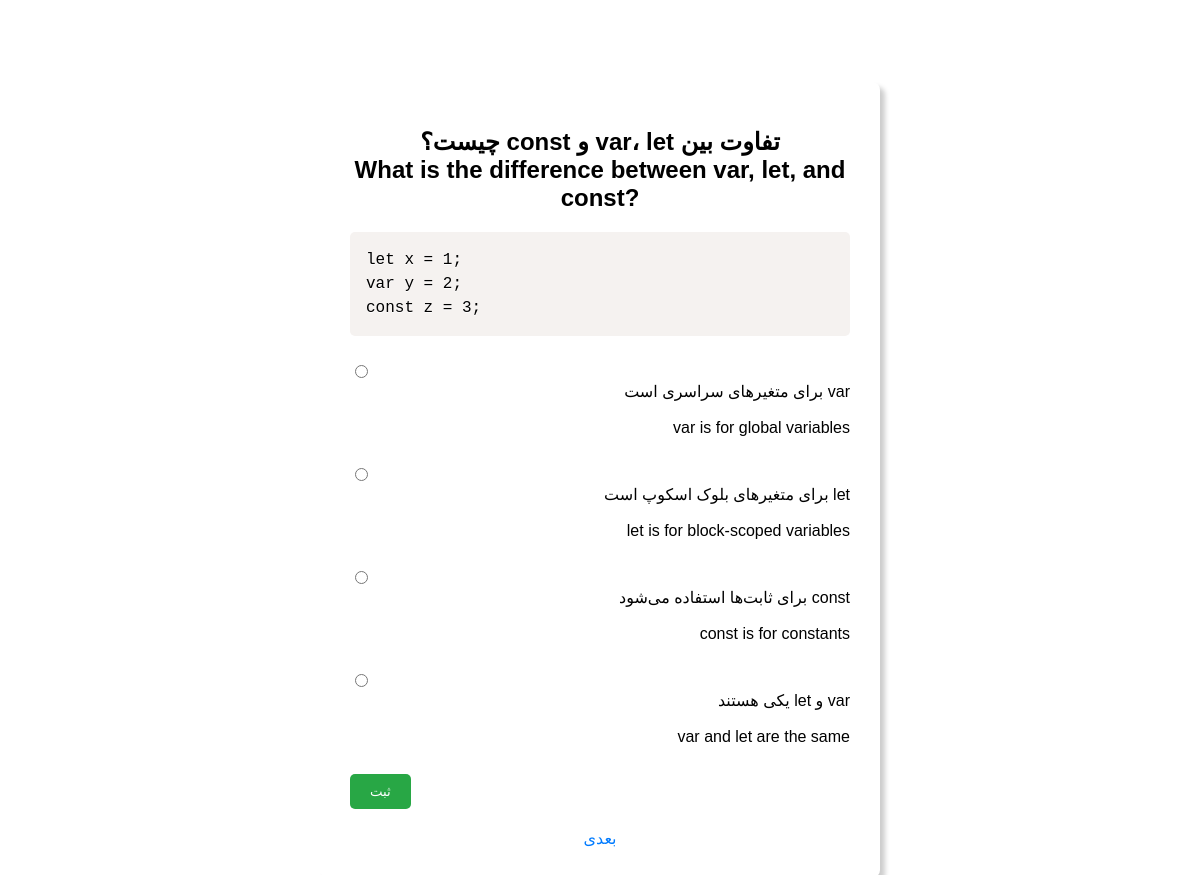
The page / on the database its author committed.
### tables this page shows
CREATE TABLE `questions` (
  `id` int(11) NOT NULL,
  `title_fa` varchar(255) NOT NULL,
  `title_en` varchar(255) NOT NULL,
  `code` text DEFAULT NULL,
  `platform` varchar(255) NOT NULL,
  `option1_fa` varchar(255) DEFAULT NULL,
  `option1_en` varchar(255) DEFAULT NULL,
  `option2_fa` varchar(255) DEFAULT NULL,
  `option2_en` varchar(255) DEFAULT NULL,
  `option3_fa` varchar(255) DEFAULT NULL,
  `option3_en` varchar(255) DEFAULT NULL,
  `option4_fa` varchar(255) DEFAULT NULL,
  `option4_en` varchar(255) DEFAULT NULL,
  `correct_option` int(11) DEFAULT NULL
);

### index.php (the view, shortened to what this page needs)
<?php
include('db.php');
$total_questions = $conn->query("SELECT COUNT(id) AS total FROM questions")->fetch_assoc()['total'];
$page = isset($_GET['page']) ? (int)$_GET['page'] : 1;
$limit = 1;
$offset = ($page - 1) * $limit;
$sql = "SELECT * FROM questions LIMIT $limit OFFSET $offset";
$result = $conn->query($sql);
$question = $result->fetch_assoc();
?>
<!DOCTYPE html>
<html lang="fa">
<head>
    <link rel="stylesheet" href="css/style.css">
    <link href="https://cdnjs.cloudflare.com/ajax/libs/prism/1.25.0/themes/prism.css" rel="stylesheet" />
</head>
<body>
    <div class="container">
        <h1 style="direction : rtl;"><?php echo $question['title_fa']; ?> <br>
        <div style="direction : ltr;">
        <?php echo $question['title_en']; ?>
        </div></h1>
        <pre><code class="language-php"><?php echo htmlentities($question['code']); ?></code></pre>
        <form method="POST" action="#">
            <input type="hidden" name="correct_option" value="<?php echo $question['correct_option']; ?>"><br>
            <label>
                <input type="radio" name="answer" value="1">
                <div style="direction : rtl;"><?php echo $question['option1_fa']; ?></div> <br>
                <div style="direction : rtl;"><?php echo $question['option1_en']; ?></div>
            </label><br>
            <label>
                <input type="radio" name="answer" value="2">
                <div style="direction : rtl;"> <?php echo $question['option2_fa']; ?></div> <br>
                  <div style="direction : rtl;"><?php echo $question['option2_en']; ?></div>
            </label><br>
            <label>
                <input type="radio" name="answer" value="3">
                <div style="direction : rtl;"> <?php echo $question['option3_fa']; ?></div> <br>
                  <div style="direction : rtl;"><?php echo $question['option3_en']; ?></div>
            </label><br>
            <label>
                <input type="radio" name="answer" value="4">
                <div style="direction : rtl;"> <?php echo $question['option4_fa']; ?></div><br>
                  <div style="direction : rtl;"><?php echo $question['option4_en']; ?></div>
            </label><br>
            <button type="submit">ثبت</button>
        </form>
        <div class="pagination">
            <?php if ($page < $total_questions): ?>
                <a href="?page=<?php echo $page + 1; ?>">بعدی</a>
            <?php endif; ?>
        </div>
    </div>
</body>
</html>

### css/style.css (style rules this page uses)
body { font-family: 'Arial', sans-serif; background-color: #f4f4f4; margin: 0; padding: 0; display: flex; justify-content: center; align-items: center; height: 100vh; }
.container { position: relative; top: 80px; bottom: 100px; background: #ffff; padding: 30px; border-radius: 8px; width: 500px; box-shadow: 5px 5px 5px rgb(4, 4, 4,20%) ; }
h1 { font-size: 24px; text-align: center; margin-bottom: 20px; }
pre { background:#0d0d0d; padding: 10px; border-radius: 5px; font-family: monospace; overflow-x: auto; }
label { display: block; margin-bottom: 10px; }
button { background-color: #28a745; color: white; padding: 10px 20px; border: none; border-radius: 5px; cursor: pointer; }
.pagination { text-align: center; margin-top: 20px; }
.pagination a { margin: 0 10px; color: #007bff; text-decoration: none; }

### index.php (style rules this page uses)
body { background-color: white; transition: background-color 0.5s ease; }

### rows shown on the page
questions: title_fa "تفاوت بین var، let و const چیست؟", title_en "What is the difference between var, let, and const?", option1_fa "var برای متغیرهای سراسری است", option1_en "var is for global variables", option2_fa "let برای متغیرهای بلوک اسکوپ است", option2_en "let is for block-scoped variables", option3_fa "const برای ثابت‌ها استفاده می‌شود", option3_en "const is for constants", option4_fa "var و let یکی هستند", option4_en "var and let are the same"
